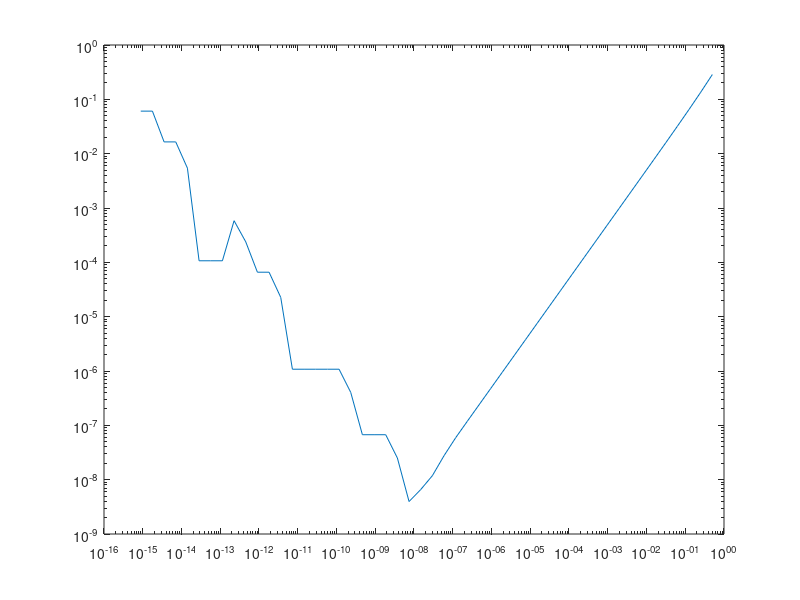
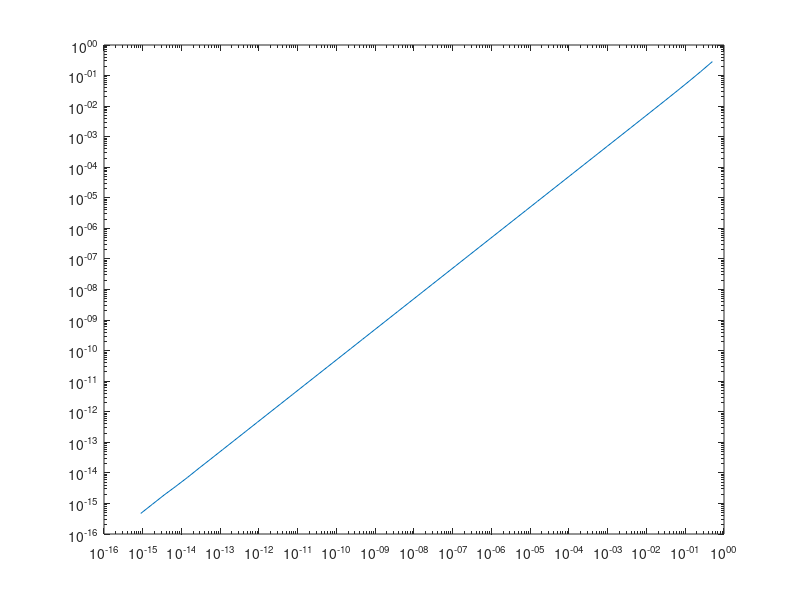

Source code (MATLAB) for these figures, in order:
%SCARICATI
clear all
clc
close all
format long

k = 1:50;
h = 2.^-k;
x=pi/4;

fn = (sin(x+h) -sin(x))./h;
[h',fn']

realvalue = cos(x)
err = abs(realvalue - fn)./abs(realvalue)
loglog(h,err)
figure

%si effettua cancellazione

% USA PROSTAFERESI
fnn = (2.*cos(x+h/2).*sin(h/2))./h
[h',fnn']
err2 = abs(realvalue - fnn)./abs(realvalue)
loglog(h,err2)
